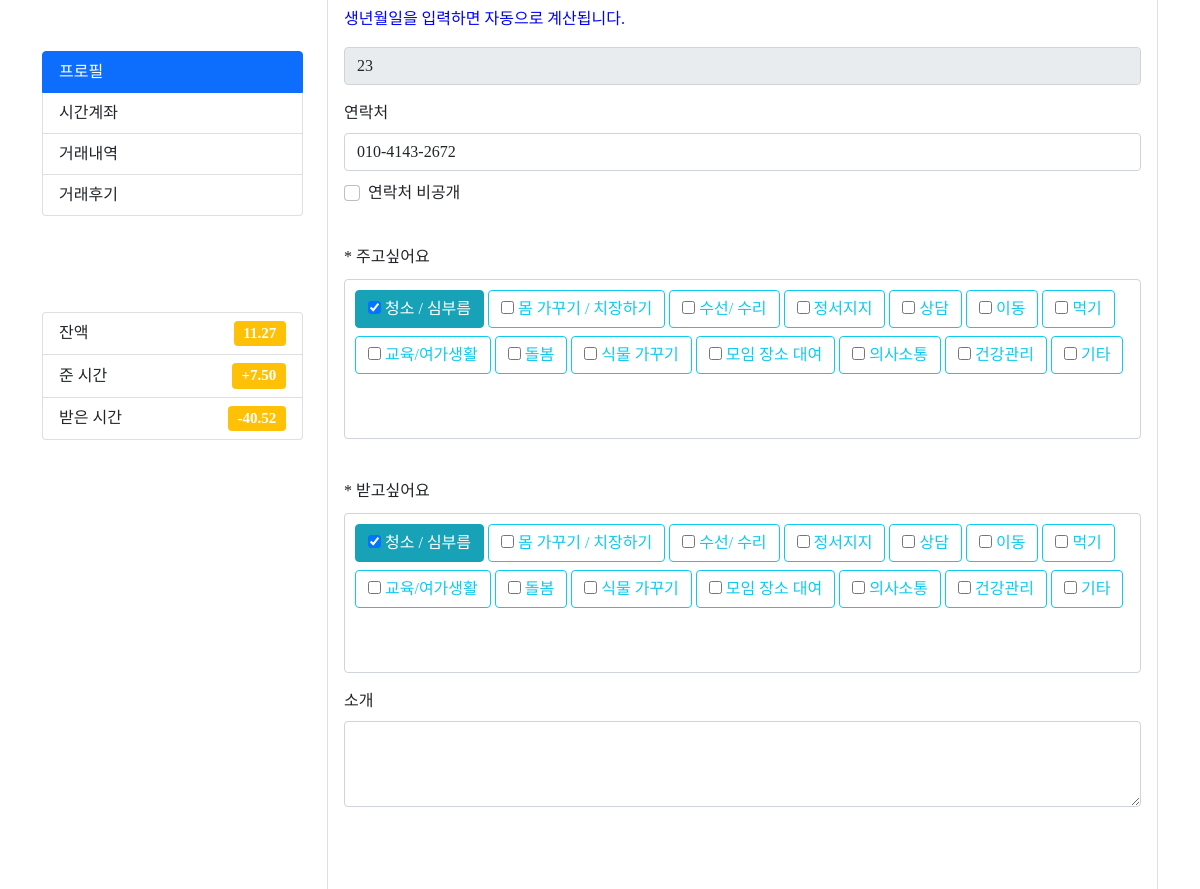
Page /account/test1/profile_update_page (signed in, middle part) on the earlier database version.
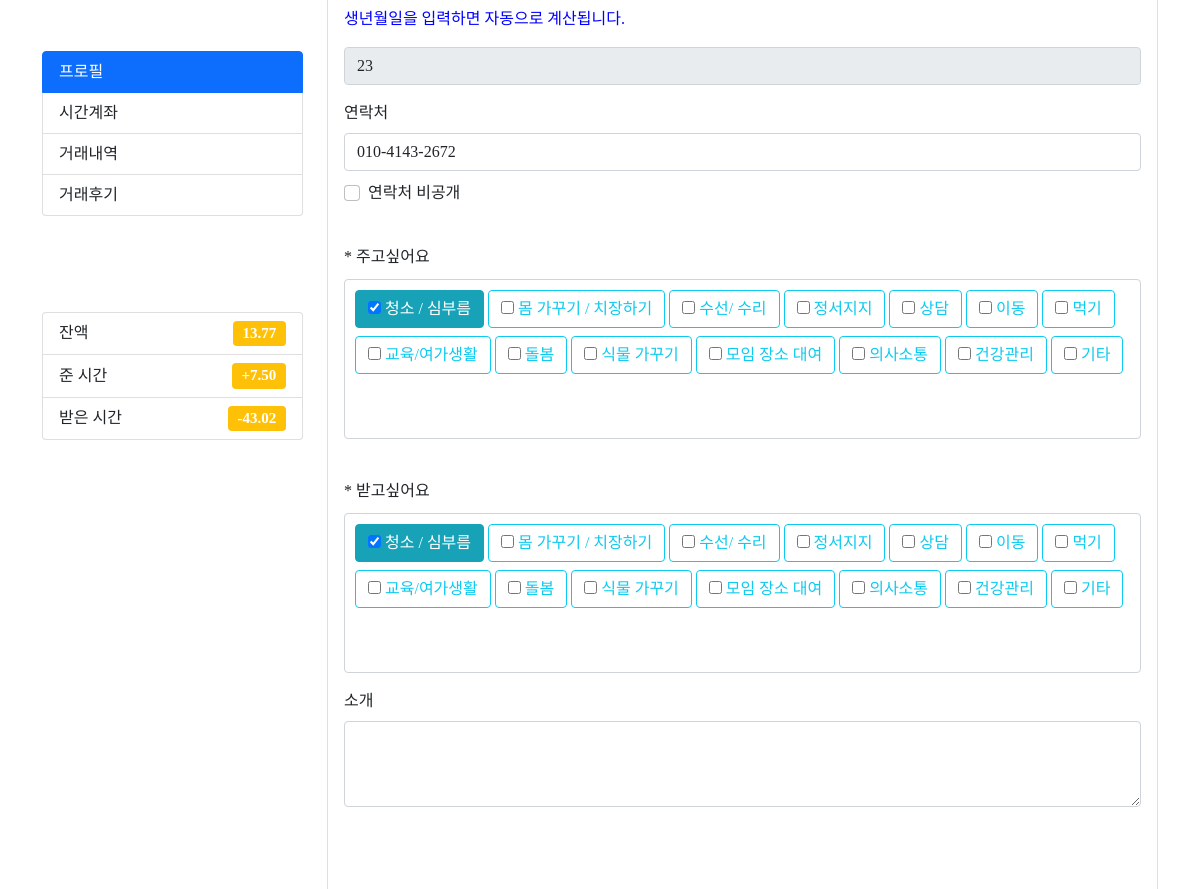
Same page on the later database version.
### TimeBank_account/models.py (models this page shows, shortened)
class User(AbstractUser):
    username = models.CharField(max_length=64, verbose_name='사용자ID', unique=True)
    email = models.EmailField(max_length=128, verbose_name='E-mail')
    name = models.CharField(max_length=64, verbose_name='이름')
    password = models.CharField(max_length=100, verbose_name='비밀번호')
    contact = models.CharField(max_length=150, verbose_name='연락처')
    contactCk = models.BooleanField(default=True, null=True)
    birth = models.CharField(max_length=150, verbose_name='생년월일')
    user_age = models.CharField(max_length=50, verbose_name='연령대')
    gender_choice = [('여성','여성'),('남성','남성'),('기타','기타')]
    gender = models.CharField(max_length=2, choices=gender_choice, verbose_name='성별')
    balance = models.DecimalField(decimal_places=2, max_digits=5,verbose_name='잔액', default=0)
    registered_dtn = models.DateField(auto_now_add=True, verbose_name='가입일자')
    image = models.ImageField(upload_to="images/", blank=True)
    about = models.TextField(verbose_name="소개말", blank=True)
    object = CustomUserManager()
    user_mode = [('코디네이터','코디네이터'),('사용자','사용자')]
    mode = models.CharField(max_length=60, choices=user_mode, verbose_name='유저등급', default='사용자', null=True)
    star = models.IntegerField(validators=[MinValueValidator(1), MaxValueValidator(5)], null=True, verbose_name='평균평점')
    give_list = (('청소 / 심부름','청소 / 심부름'),
     ('몸 가꾸기 / 치장하기','몸 가꾸기 / 치장하기'),
     ('수선/ 수리','수선/ 수리'),
     ('상담','상담'),
     ('이동','이동'),
     ('먹기','먹기'),
     ('교육 / 여가생활','교육 / 여가생활'),
     ('정서지지','정서지지'),
     ('돌봄','돌봄'),
     ('식물 가꾸기','식물 가꾸기'),
     ('모임 장소 대여','모임 장소 대여'),
     ('의사소통','의사소통'),
     ('건강관리','건강관리'),
     ('기타','기타'),
     )
    give = models.CharField(max_length=50, choices=give_list, verbose_name='주고싶어요', default='청소 / 심부름')
    take_list = (('청소 / 심부름','청소 / 심부름'),
     ('몸 가꾸기 / 치장하기','몸 가꾸기 / 치장하기'),
     ('수선/ 수리','수선/ 수리'),
     ('상담','상담'),
     ('이동','이동'),
     ('먹기','먹기'),
     ('교육 / 여가생활','교육 / 여가생활'),
     ('정서지지','정서지지'),
     ('돌봄','돌봄'),
     ('식물 가꾸기','식물 가꾸기'),
     ('모임 장소 대여','모임 장소 대여'),
     ('의사소통','의사소통'),
     ('건강관리','건강관리'),
     ('기타','기타'),
     )
    take = models.CharField(max_length=50, choices=take_list, verbose_name='받고싶어요', default='청소 / 심부름')
    tags = TaggableManager(verbose_name='tags', blank=True, through=TaggedProperty)
    class Meta:
        db_table = 'TimeBank_user'

### TimeBank_account/views.py (the view)
# urls.py: path('<str:username>/profile_update_page', views.profile_update_page, name="profile_update_page"),
@login_required
def profile_update_page(request,username):
    user = get_object_or_404(User,username=username)
    plus_list = Account.objects.filter(giver= user).aggregate(Sum('tok'))
    if plus_list.get('tok__sum') is None:
        plus_tok = 0
    else:
        plus_tok = round(plus_list.get('tok__sum'),2)
    minus_list = Account.objects.filter(taker= user).aggregate(Sum('tok'))
    if plus_list.get('tok__sum') is None:
        minus_tok = 0
    else:
        minus_tok = round(minus_list.get('tok__sum'),2)
    context = {"user_profile":user, 'username': username, 'plus_tok':plus_tok, 'minus_tok':minus_tok}
    return render(request, "profile_update.html", context)

### TimeBank_account/templates/profile_update.html (shortened to what the changed rows need)
{% load static %}
<html lang="en">
<head>
  <link href="{% static 'vendor/bootstrap/css/bootstrap.min.css' %}" rel="stylesheet">
  <link href="{% static 'css/scrolling-nav.css' %}" rel="stylesheet">
  <link href="{% static 'css/blog-post.css' %}" rel="stylesheet">
  <link href="{% static 'css/styles.css' %}" rel="stylesheet" />
  <link rel="stylesheet" href="//cdnjs.cloudflare.com/ajax/libs/timepicker/1.3.5/jquery.timepicker.min.css">
</head>
<body class="d-flex flex-column h-100" style="padding-top: 0px;">
    <main class="flex-shrink-0">
 <div class="container">
  <div class="row">
    <div class="col-lg-3">
      {% if user.is_authenticated %}
        {% if request.user.username == user_profile.username %}
          <div class="list-group">
            <a href="{% url 'profile' user_profile.username %}" class="list-group-item active">프로필</a>
            <a href="{% url 'balance' user_profile.username %}" class="list-group-item">시간계좌</a>
            <a href="{% url 'account' user_profile.username %}" class="list-group-item">거래내역</a>
            <a href="{% url 'my_review' user_profile.username %}" class="list-group-item">거래후기</a>
          </div>
          <br><br>
        {% else %}
          {% if request.user.mode == '코디네이터' %}
          <br><br>
          {% else %}
          <div class="list-group">
            <a href="{% url 'profile' user_profile.username %}" class="list-group-item active">프로필</a>
            <a href="{% url 'my_review' user_profile.username %}" class="list-group-item">거래후기</a>
          </div>
          {% endif %}
        {% endif %}
      {% else %}
      <div class="list-group">
        <a href="{% url 'profile' user_profile.username %}" class="list-group-item active">프로필</a>
        <a href="{% url 'my_review' user_profile.username %}" class="list-group-item">거래후기</a>
      </div>
      {% endif %}
      <br><br>
      <ul class="list-group">
        <li class="list-group-item d-flex justify-content-between align-items-center">
          잔액
          <span class="badge badge-warning badge-pill" style="font-size: 15px;">{{ user.balance }}</span>
        </li>
        <li class="list-group-item d-flex justify-content-between align-items-center">
          받은 시간
          <span class="badge badge-warning badge-pill" style="font-size: 15px;">-{{minus_tok}}</span>
        </li>
      </ul>
    </div>
    <div class="col-lg-9">
      <div class="card card-outline-secondary my-4">
        <div class="card-body">
          <form action="{% url 'profile_update' user.username %}" method="POST">
              <div class="form-group">
                <label for="user_age">나이</label><p style="color: blue;">생년월일을 입력하면 자동으로 계산됩니다.</p>
                <input type="text" class="form-control" id="user_age" name="user_age" value="{{user.user_age}}" placeholder="자동으로 계산됩니다" readonly>
              </div>
            <div class="form-group">
              <label for="contact">연락처</label>
              <input type="text" class="form-control" id="contact" name="contact" value="{{user.contact}}" placeholder="{{user.contact}}">
                <div class="form-check" style="margin: 10px 0 10px 0;">
                  <input type="checkbox" class="form-check-input" id="SecreteContact" name="contactCk" value="True">
                  <label class="form-check-label" for="SecreteContact">연락처 비공개</label>
                </div>
            </div><br>
            <br>
            <div class="form-floating mb-3" style="font-family: Pretendard-Regular;">
            <div class="form-group">
              <label for="about">소개</label>
              <textarea class="form-control" id="about" name="about" value="{{user.about}}" rows="3"></textarea>
            </div>
            <br>
            <br>
          </form>
      </div>
    </div>
  </div>
</div>
</div>
</body>
</html>

Differences in the rows shown:
changed User: balance "11.27" → "13.77"
Other differences:
{{ minus_tok }}: "40.52" → "43.02"
